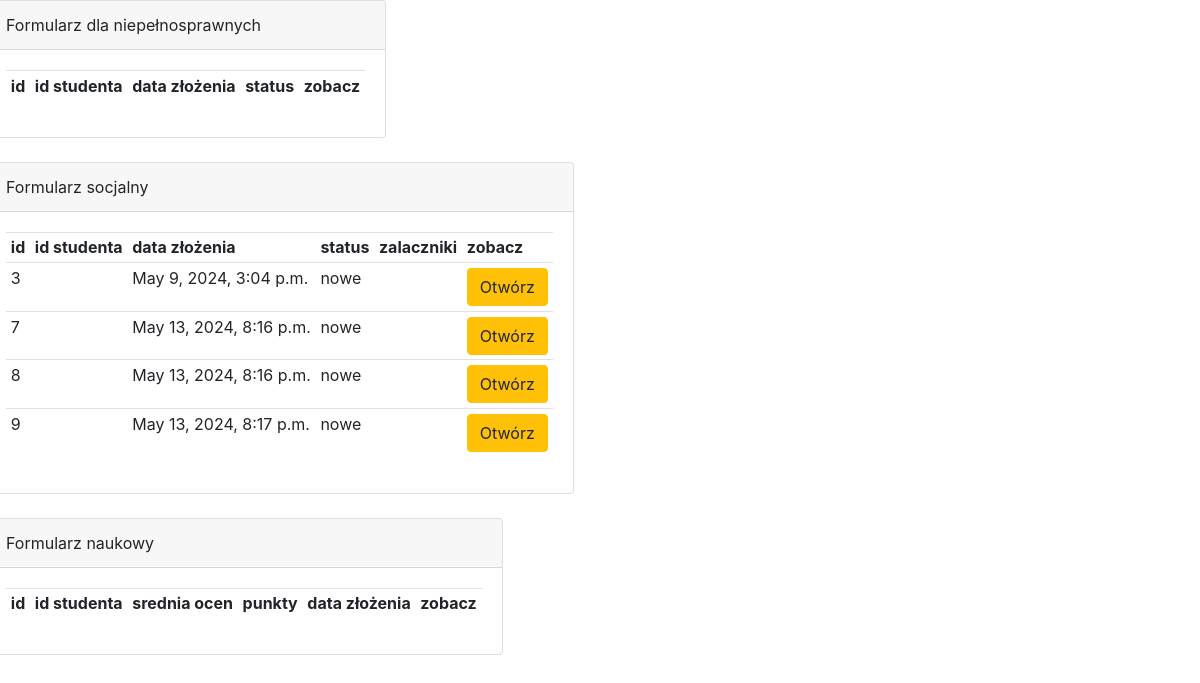
The page /nowe_wnioski on the database its author committed.
### api/models.py (models this page shows)
class Formularz(models.Model):
    id_formularza = models.AutoField(primary_key=True)
    typ_stypendium = models.CharField(null=True, blank=True, max_length=30)
    student = models.ForeignKey('Student', on_delete=models.CASCADE)
    data_zlozenia = models.DateTimeField(null=True, blank=True)
    przychod_bez_podatku = models.FloatField(null=True, blank=True)
    srednia_przychod = models.FloatField(null=True, blank=True)
    srednia_ocen = models.FloatField(null=True, blank=True)
    dodatkowe_informacje = models.TextField(null=True, blank=True)
    plik_orzeczenie = models.ImageField(null=True, blank=True, upload_to='dokumenty/orzeczenia')
    id_osiagniecia = models.IntegerField(null=True, blank=True)
    oswiadczenie_prawo_o_szkolnictwie = models.BooleanField(default=False)
    oswiadczenie_gospodarstwo_domowe = models.BooleanField(default=False)
    oswiadczenie_dochody = models.BooleanField(default=False)
    zalacznik = models.FileField(null=True, blank=True, upload_to='dokumenty/zalaczniki')
    stopien_niepelnosprawnosci = models.ForeignKey('StopienNiepelnosprawnosci', on_delete=models.CASCADE, null=True, blank=True)
    symbol_niepelnosprawnosci = models.ForeignKey('SymbolNiepelnosprawnosci', on_delete=models.CASCADE, null=True, blank=True)
    charakter_stopnia_niepelnosprawnosci = models.TextField(null=True, blank=True, max_length=100)
    data_rozpoczecia_orzeczenia = models.DateField(null=True, blank=True)
    data_konca_orzeczenia = models.DateField(null=True, blank=True)
    status = models.CharField(max_length=20, choices=[('nowe', 'Nowe'), ('zaakceptowane', 'Zaakceptowane'), ('odrzucone', 'Odrzucone')], default='nowe', blank=True, null=True)
    komentarz = models.TextField(null=True, blank=True)
    punkty_osiagniecie = models.IntegerField(null=True, blank=True)
    aktualny_semestr = models.ForeignKey('AktualnySemestr', on_delete=models.CASCADE, null=True, blank=True)
    semestr_studenta = models.ForeignKey('SemestrStudenta', on_delete=models.CASCADE, null=True, blank=True)
    zalacznik_niepelnosprawnosc = models.FileField(null=True, blank=True, upload_to='dokumenty/zalaczniki_niepelnosprawnosci')

### api/views.py (the view)
# urls.py: path('nowe_wnioski', NoweWnioski, name='nowe_wnioski'),
def NoweWnioski(request):
    formularz = Formularz.objects.all()
    context = {'formularz': formularz}
    return render(request, 'website/nowe_wnioski.html', context)

### api/templates/website/nowe_wnioski.html (shortened to what this page needs)
{% extends 'navbar.html' %}
{% block content %}
    <div class="row">
        <div class="card">
            <div class="card-header">
                Formularz dla niepełnosprawnych
            </div>
            <div class="card-body">
                <table class="table table-sm">
                    <tr>
                        <th>id</th>
                        <th>id studenta</th>
                        <th>data złożenia</th>
                        <th>status</th>
                        <th>zobacz</th>
                    </tr>
                </table>
            </div>
        </div>
    </div>
    <br>
    <div class="row">
        <div class="card">
            <div class="card-header">
                Formularz socjalny
            </div>
            <div class="card-body">
                <table class="table table-sm">
                    <tr>
                        <th>id</th>
                        <th>id studenta</th>
                        <th>data złożenia</th>
                        <th>status</th>
                        <th>zalaczniki</th>
                        <th>zobacz</th>
                    </tr>
                    {% for form in formularz %}
                        {% if form.typ_stypendium == 'socjalne' %}
                            {% if form.status == 'nowe'%}
                            <tr>
                                <td>{{ form.id_formularza }}</td>
                                <td>{{ form.id_studenta }}</td>
                                <td>{{ form.data_zlozenia }}</td>
                                <td>{{ form.status }}</td>
                                <td>{{form.zalacznik}}</td>
                                <td><a class="btn btn-warning" href="{% url 'zobacz_form_socjalne' form.id_formularza %}">Otwórz</a></td>
                            </tr>
                            {% endif %}
                        {% endif %}
                    {% endfor %}
                </table>
            </div>
        </div>
    </div>
    <br>
    <div class="row">
        <div class="card">
            <div class="card-header">
                Formularz naukowy
            </div>
            <div class="card-body">
                <table class="table table-sm">
                    <tr>
                        <th>id</th>
                        <th>id studenta</th>
                        <th>srednia ocen</th>
                        <th>punkty</th>
                        <th>data złożenia</th>
                        <th>zobacz</th>
                    </tr>
                </table>
            </div>
        </div>
    </div>
{% endblock %}

### rows shown on the page
Formularz: id_formularza "3", data_zlozenia "May 9, 2024, 3:04 p.m.", status "nowe"
Formularz: id_formularza "7", data_zlozenia "May 13, 2024, 8:16 p.m.", status "nowe"
Formularz: id_formularza "8", data_zlozenia "May 13, 2024, 8:16 p.m.", status "nowe"
Formularz: id_formularza "9", data_zlozenia "May 13, 2024, 8:17 p.m.", status "nowe"
